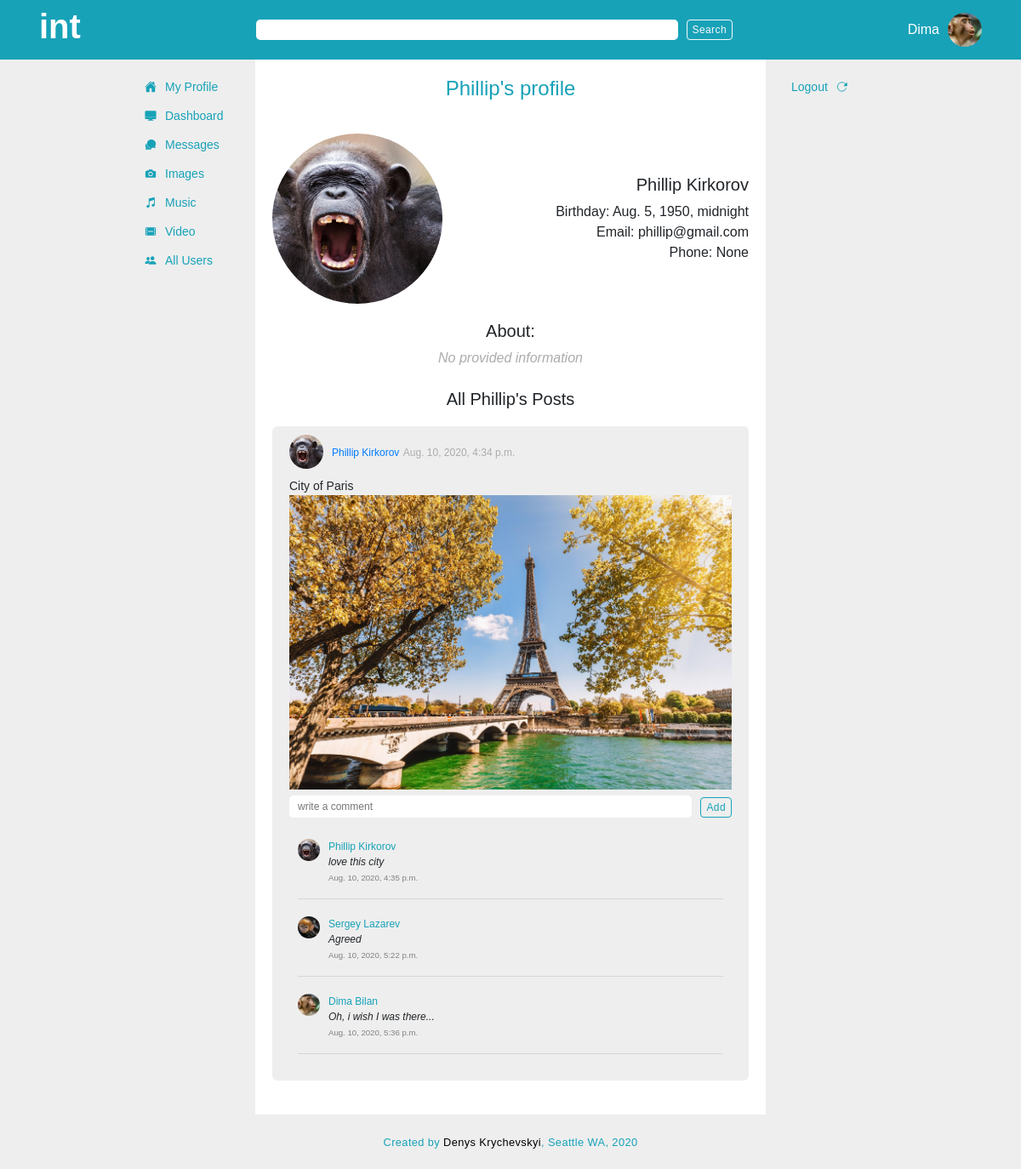
Page /user/5/profile (signed in) on the committed database.
### app_one/models.py (models this page shows, shortened)
class User(models.Model):
    first_name = models.CharField(max_length = 255)
    last_name = models.CharField(max_length = 255)
    nickname = 	models.CharField(max_length = 50, blank=True, null = True)
    initials = 	models.CharField(max_length = 10, blank=True, null = True)
    birth_date = models.DateTimeField()
    avatar = models.ImageField(upload_to='avatars', default=None, blank=True, null = True)	#upload to avatars is a directory inside media directory, it will go like media/avatars
    email = models.TextField()
    phone_num = models.IntegerField(blank=True, null = True)
    about = models.TextField(blank=True, null = True)
    password = models.TextField()
    location = models.CharField(max_length = 255, blank=True, null = True)
    created_at = models.DateTimeField(auto_now_add = True)
    updated_at = models.DateTimeField(auto_now = True)
    objects = UserManager()

class Post(models.Model):
    title = models.CharField(max_length = 255, null = True, blank=True, default=None)
    content = models.TextField()
    post_image = models.ImageField(upload_to='post_images', default=None, blank=True, null = True)
    poster = models.ForeignKey(User, related_name = 'poster', on_delete=models.CASCADE)
    created_at = models.DateTimeField(auto_now_add = True)
    updated_at = models.DateTimeField(auto_now = True)
    objects = PostManager()

class Comment(models.Model):
    comment = models.TextField(default = 'Hello')
    poster = models.ForeignKey(User, related_name = 'comments', on_delete=models.CASCADE) # Comments has a poster, User has comments
    post = models.ForeignKey(Post, related_name = 'comments', on_delete=models.CASCADE) # message where comment was posted on. Message has comments, but comment belongs to one message
    created_at = models.DateTimeField(auto_now_add = True)
    updated_at = models.DateTimeField(auto_now = True)

### app_one/views.py (the view)
# urls.py: path('user/<int:user_id>/profile', views.user_profile),
def user_profile(request, user_id):
    cur_user = User.objects.get(id=user_id)
    user_posts = cur_user.poster.all().order_by('-created_at')
    context = {
        'curr_user':User.objects.get(id=request.session['user_id']),
        'user':cur_user,
        'user_posts':user_posts
    }
    return render(request, 'profile.html', context)

### app_one/templates/profile.html (shortened to what this page needs)
{% load embed_video_tags %}
<!DOCTYPE html>
<html lang="en">
<head>
    {% include 'head.html' %}
</head>
<body>
    <div class="outer_container">
        {% include 'search.html' %}
        <div class="inner_container">
            <div class="inner">
                {% include 'navbar.html' %}
                <div class="main_container">
                    <div class="page_title_container">
                        <h4>{{user.first_name}}'s profile</h4>
                    </div>
                    <div class="profile_page_container">
                        <div class="avatar_img">
                            <div class="box">
                                <img src="{{ MEDIA_URL }}{{ user.avatar }}" alt="{{ post.poster.first_name}}'s avatar">
                            </div>
                            <div class="profile_info">
                                <h5>{{ user.first_name }} {{ user.last_name }}</h5>
                                <p>Birthday: {{ user.birth_date}}</p>
                                <p>Email: {{ user.email}}</p>
                                <p>Phone: {{ user.phone_num}}</p>
                            </div>
                        </div>
                        <div class="about_user">
                            <h5>About:</h5>
                            {% if len.user.about > 0 %}
                            <p>{{ user.about}}</p>
                            {% else %}
                            <p class="no_provided">No provided information</p>
                            {% endif %}
                        </div>
                        <br>
                        <h5 class="text-center">All {{user.first_name}}'s Posts</h5>
                        {% for post in user_posts %}
                            <div class="post_container">
                                <div class="post_header">
                                        <div class="avatar">
                                            <a href="/user/{{ post.poster.id }}/profile" ><img src="{{ MEDIA_URL }}{{ post.poster.avatar }}" alt="{{ post.poster.first_name}}'s avatar"></a>
                                        </div>
                                        <div class="poster">
                                            <a href="/user/{{ post.poster.id }}/profile" class="poster_name">{{ post.poster.first_name }} {{ post.poster.last_name }}</a>
                                            <small>{{ post.created_at }}</small>
                                        </div>
                                </div>
                                <p class="post_content">{{ post.content }}</p>
                                {% if post.post_image %}
                                <div class="post_image_container">
                                    <img src="{{ MEDIA_URL }}{{ post.post_image }}" alt="">
                                </div>
                                {% endif %}
                                <div class="comment_container">
                                    <form action="/add_comment/post/{{ post.id }}" id="form_addComment" method="POST">
                                        <div class="comment_input">
                                            <div class="add_comment_input">
                                                <input type="text" name="comment" placeholder="write a comment">
                                            </div>
                                            <button class="btn btn-outline-info btn_add" >Add</button>
                                        </div>
                                    </form>
                                    <div class="display_comments_container">
                                        {% for comment in post.comments.all %}
                                        <div class="display_comment">
                                            <div class="comment_poster_photo">
                                                <a href="/user/{{ comment.poster.id }}/profile"><img src="{{ MEDIA_URL }}{{ comment.poster.avatar }}" alt=""></a>
                                            </div>
                                            <div class="comment_content">
                                                <a class="comment_poster" href="">{{ comment.poster.first_name }} {{ comment.poster.last_name }}</a>
                                                <p class="comment_text">{{ comment.comment }}</p>
                                                <small>{{ comment.created_at }}</small>
                                            </div>
                                        </div>
                                        <hr>
                                        {% endfor %}
                                    </div>
                                </div>
                            </div>
                        {% endfor %}
                    </div>
                </div>
                {% include 'sidebar.html' %}
            </div>
        </div>
    {% include 'footer.html' %}
    </div>
</body>
</html>

### app_one/templates/search.html
<div id="search_bar_container">
    <div id="search_bar">
        <div class="logo_container">
            <h1 class="logotip">int</h1>
        </div>
        <div class="form_container">
            <form action="" method="post" class="form-inline">
                <input class="search_bar1" type="search" name="" id="">
                <button class="btn btn-outline-light search_bar1_btn" type="submit">Search</button>
            </form>
        </div>
        <div class="current_user_container">
            {% if request.session.user_id != null %}
            <p>{{ curr_user.first_name }}</p>
            <img src="{{ MEDIA_URL }}{{ curr_user.avatar }}" alt="avatar">
            {% endif %}
        </div>
    </div>
</div>

### rows in the picture
User: first_name "Dima", avatar (picture)
User: first_name "Phillip", avatar (picture), last_name "Kirkorov", birth_date "Aug. 5, 1950, midnight", email "phillip@gmail.com", phone_num "None"
Post: poster.avatar (picture), poster.first_name "Phillip", poster.last_name "Kirkorov", created_at "Aug. 10, 2020, 4:34 p.m.", content "City of Paris", post_image (picture)
Comment: poster.avatar (picture), poster.first_name "Phillip", poster.last_name "Kirkorov", comment "love this city", created_at "Aug. 10, 2020, 4:35 p.m."
Comment: poster.avatar (picture), poster.first_name "Sergey", poster.last_name "Lazarev", comment "Agreed", created_at "Aug. 10, 2020, 5:22 p.m."
Comment: poster.avatar (picture), poster.first_name "Dima", poster.last_name "Bilan", comment "Oh, i wish I was there...", created_at "Aug. 10, 2020, 5:36 p.m."
